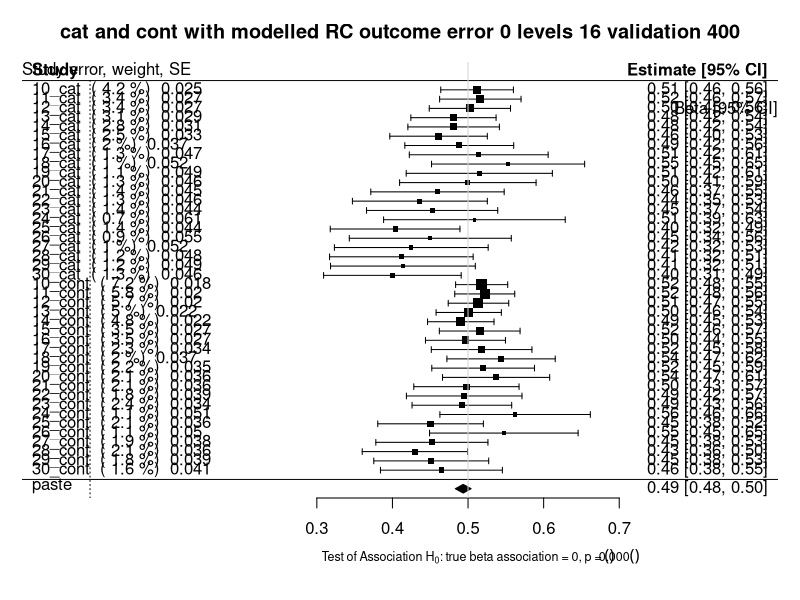
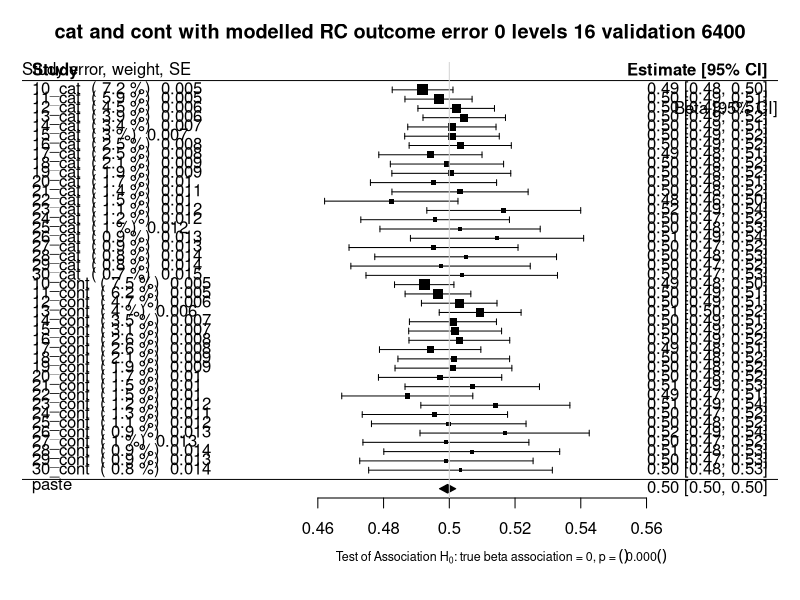

These figures' R source, in order: (Note: this script raises an error after producing the figures.)

# Set up the Data
library(ggplot2)
library(reshape2)

library(stats)
library(metafor)

# Set save point for the plots
setwd("U:/workspace/paee_harmonisation/Reweighting/plots")

# Raw Study Data Set Properties
trueBeta = 0.5
constant = 20
set.seed(666)
study_size = 20000
raw_mean = 40
raw_stdev = 15
outcome_error = 0

# Simple creation of the true exposure data and the related outcome with error - indices etc created later
raw_data = data.frame(exp_true = rnorm(n = study_size, mean = raw_mean, sd = raw_stdev))
raw_data$outcome = (trueBeta*raw_data$exp_true) + constant + rnorm(n = study_size, mean = 0, sd = outcome_error)


###############################################################################
########################### Functions #########################################
###############################################################################

#Use the raw data to generate the indices for a study
createStudyData <- function(raw_data, measurement_error, cut_points){
  exposure_error = rnorm(n = study_size, mean = 0, sd = measurement_error)
  raw_data$exposure_measured = raw_data$exp_true + exposure_error
  raw_data$index = cut(x=raw_data$exposure_measured, breaks = cut_points, labels = FALSE)
  raw_data$index = as.factor(raw_data$index)
  raw_data = raw_data[with(raw_data, order(index)),]
  return(raw_data)
}

# Create a validation data set
createValidationData <- function(val_size, measurement_error, cut_points) {
  validation_data = data.frame(exp_true =  rnorm(n = val_size, mean = raw_mean, sd = raw_stdev))
  exposure_error = rnorm(n = val_size, mean = 0, sd = measurement_error)
  validation_data$exposure_measured = validation_data$exp_true + exposure_error
  validation_data$index = cut(x=validation_data$exposure_measured, breaks = cut_points, labels = FALSE)
  validation_data$index = as.factor(validation_data$index)
  validation_data$index_true = cut(x=validation_data$exp_true, breaks = cut_points, labels = FALSE)
  validation_data$index_true = as.factor(validation_data$index_true)
  validation_data = validation_data[order(validation_data$index),]
  return (validation_data)
}

# Create a list of means per index level
createMeansList <- function(data, number_of_indices) {
  meansList = vector(mode="list", length = number_of_indices)
  for (i in 1:number_of_indices) {
    meansList[i] = mean(unname(unlist((split(x=data$exp_true, f= as.factor(data$index)))[i])))
  }
  return(meansList)
}

######################################





#######################################################################################
############# Continuous and categorical (index mean subst) with RC #####################
#######################################################################################
#
# Code to run continuous and categorical (sub in index mean) measured exposures
# RC is used in both scenarios, with a SE correction using the delta method
# Both cont and cat versions are plotted on the same forest plot
# 
# The code is run in a loop, with the error in the exposure increasing from lowerbound to upperbound in increments of 1
# At the end, the results are meta-analysed with a random effects model (to represent how they might be used)
# This is saved as a forest plot
#


# set up parameters
#numLevels = 2
#cut_points = c(-Inf,40,Inf)
#numLevels = 4
#cut_points = c(-Inf,30,40,50,Inf)
numLevels = 16
cut_points = c(-Inf,5,10,16,22,26,30,35,40,45,50,54,58,64,70,75,Inf)
validation_size = 400
upperbound = 30
lowerbound = 10
numbaselines = 1
set.seed(12345)

#structures to store results
per_error_weights = list()
per_error_est = list()
per_error_se = list()

#set up plot
svg(filename = paste0('TEST_cat_and_cont_with_RC_outcome_error_',outcome_error,'_', numLevels,'_level_',validation_size,'_valid.svg'), width = 10, height = 15)
old.par <- par(mfrow=c(numbaselines^0.5, numbaselines^0.5))

# numbaselines parameter allows multiple runs of the whole loop - in case there are concerns that set of results
# are just due to the initial seed chosen. Most of the time just set it to 1
for (i in 1:numbaselines){
  # structures for storage
  std_errors_cat = vector("numeric", length = upperbound - lowerbound)
  estimates_cat = vector("numeric", length = upperbound - lowerbound)
  lambda_SE_cat = vector("numeric", length = upperbound - lowerbound)
  beta_SE_cat = vector("numeric", length = upperbound - lowerbound)
  std_errors_cont = vector("numeric", length = upperbound - lowerbound)
  estimates_cont = vector("numeric", length = upperbound - lowerbound)
  lambda_SE_cont = vector("numeric", length = upperbound - lowerbound)
  beta_SE_cont = vector("numeric", length = upperbound - lowerbound)
  
  means = data.frame()
  sds = data.frame()
  sizes = data.frame()
  
  for (measurement_error_counter in lowerbound:upperbound) {
    
    # Seed is set for each measurement error to ensure consistency when generating
    # main study and validation study
    
    set.seed(i*measurement_error_counter)
    
    # generate the main study and validation study
    studyData = createStudyData(raw_data = raw_data, measurement_error = measurement_error_counter, cut_points = cut_points)
    validation_data = createValidationData(val_size = validation_size, measurement_error = measurement_error_counter, cut_points = cut_points )
    
    #Store information about indices
    means = rbind(means,t(aggregate(x = validation_data$exp_true, by= list(validation_data$index), FUN=mean)[,2]))
    sds = rbind(sds,t(aggregate(x = validation_data$exp_true, by= list(validation_data$index), FUN=sd)[,2]))
    sizes = rbind(sizes,t(aggregate(x = validation_data$exp_true, by= list(validation_data$index), FUN=length)[,2]))
    
    ######### CONTINUOUS
    
    #naive model - outcome with measured exposure
    naive_model <- lm(formula=outcome~exposure_measured, data=studyData)
    estimate_naive = naive_model$coefficients["exposure_measured"]
    std_error_naive = summary(naive_model)$coefficients["exposure_measured","Std. Error"]
    
    # Find RC Model (relationship between measured exposure and true exposure)
    # Then use this to substitute in the corrected exposure in the main study and validation study
    RC_formula = as.formula(exp_true ~ exposure_measured)
    RC_model <- lm(formula=RC_formula, data=validation_data)
    studyData$exposure_corrected = predict(RC_model, newdata = studyData)
    
    # Use mapped values to generate a corrected model - estimate beta using the corrected exposure and outcome
    # store the estimate and its standard error
    
    corrected_model <- lm(formula=outcome~exposure_corrected, data=studyData)
    estimate = corrected_model$coefficients["exposure_corrected"]
    std_error = summary(corrected_model)$coefficients["exposure_corrected","Std. Error"]
    
    # Extract the coefficients from the RC model for correcting SE
    
    lambda = summary(RC_model)$coefficients["exposure_measured","Estimate"]
    lambda_std_error = summary(RC_model)$coefficients["exposure_measured","Std. Error"]
    
    # recalibrate the standard error using delta function
    
    variance_beta = std_error_naive^2
    beta_lambda_div_sq = (unname(unlist(estimate_naive/(lambda)^2)))^2
    var_lambda = (lambda_std_error)^2
    delta_variance = (variance_beta / (lambda)^2) + (beta_lambda_div_sq * var_lambda)
    delta_std_error = sqrt(delta_variance)
    
    # Store estimate and corrected std error
    estimates_cont[measurement_error_counter-lowerbound+1] = estimate
    std_errors_cont[measurement_error_counter-lowerbound+1] = delta_std_error
    
    # Store lambda SE and beta SE in case we need them (not used)
    lambda_SE_cont[measurement_error_counter-lowerbound+1] = lambda_std_error
    beta_SE_cont[measurement_error_counter-lowerbound+1] = std_error_naive
    
    
    ##### CATEGORICAL
    
    ## new first step
    # Additional step for categorical - find relationship between index and true exposure
    # Then use this to substitute in the index means in the main study and validation study
    
    mapping_formula = as.formula(exp_true ~ index + 0) # 0 forces no intercept
    mapping_model <- lm(formula=mapping_formula, data=validation_data)
    validation_data$index_mapped = predict(mapping_model, newdata = validation_data)
    studyData$index_mapped = predict(mapping_model, newdata = studyData)
    
    
    mapping_formula_true = as.formula(exp_true ~ index_true + 0) # 0 forces no intercept
    mapping_model_true <- lm(formula=mapping_formula_true, data=validation_data)
    validation_data$index_mapped_true = predict(mapping_model_true, newdata = validation_data)
    
    
    #naive model - outcome with mapped exposure
    #although not that naive since we did the mapping...
    
    naive_model <- lm(formula=outcome~index_mapped, data=studyData)
    estimate_naive = naive_model$coefficients["index_mapped"]
    std_error_naive = summary(naive_model)$coefficients["index_mapped","Std. Error"]
    
    #First stage RC
    

    
    RC_formula_1 = as.formula(exp_true ~ index_mapped)
    RC_model_1 <- lm(formula=RC_formula_1, data=validation_data)
    #already done
    #studyData$exposure_corrected = predict(RC_model_1, newdata = studyData)

    RC_formula_2 = as.formula(index_mapped_true ~ index_mapped)
    RC_model_2 <- lm(formula=RC_formula_2, data=validation_data)
    studyData$exposure_corrected = predict(RC_model_2, newdata = studyData)

    # Use mapped values to generate a corrected model - estimate beta using the corrected exposure and outcome
    # store the estimate and its standard error
    # Note that this is the same as the naive model since lambda is 1 no correction occured
    
    corrected_model_1 <- lm(formula=outcome~index_mapped, data=studyData)
    estimate_1 = corrected_model_1$coefficients["index_mapped"]
    std_error_1 = summary(corrected_model_1)$coefficients["index_mapped","Std. Error"]
    
    corrected_model_2 <- lm(formula=outcome~exposure_corrected, data=studyData)
    estimate_2 = corrected_model_2$coefficients["exposure_corrected"]
    std_error_2 = summary(corrected_model_2)$coefficients["exposure_corrected","Std. Error"]
    
    # Extract the coefficients from the RC model for correcting estimate SE
    
    lambda_1 = summary(RC_model_1)$coefficients["index_mapped","Estimate"]
    lambda_std_error_1 = summary(RC_model_1)$coefficients["index_mapped","Std. Error"]
    
    lambda_2 = summary(RC_model_2)$coefficients["index_mapped","Estimate"]
    lambda_std_error_2 = summary(RC_model_2)$coefficients["index_mapped","Std. Error"]
    
    # refine the standard error of the main model estimate using delta function
    
    variance_beta = std_error_naive^2
    beta_lambda_div_sq = (unname(unlist(estimate_naive/(lambda_1)^2)))^2
    var_lambda = (lambda_std_error_1)^2
    delta_variance = (variance_beta / (lambda_1)^2) + (beta_lambda_div_sq * var_lambda)
    delta_std_error_1 = sqrt(delta_variance)
    
    variance_beta = delta_std_error_1^2
    beta_lambda_div_sq = (unname(unlist(estimate_1/(lambda_2)^2)))^2
    var_lambda = (lambda_std_error_2)^2
    delta_variance = (variance_beta / (lambda_2)^2) + (beta_lambda_div_sq * var_lambda)
    delta_std_error_2 = sqrt(delta_variance)
    
    # Store estimate and corrected std error
    
    estimates_cat[measurement_error_counter-lowerbound+1] = estimate_2
    std_errors_cat[measurement_error_counter-lowerbound+1] = delta_std_error_2
    
    # Store lambda SE and beta SE in case we need them (not used)
    
    lambda_SE_cat[measurement_error_counter-lowerbound+1] = lambda_std_error
    beta_SE_cat[measurement_error_counter-lowerbound+1] = std_error
    
  }
  
  
  ## Plot meta analysis for many studies, both cont and cat
  estimates_forRMA = c(estimates_cat[seq(1, length(estimates_cat), 1)],estimates_cont[seq(1, length(estimates_cont), 1)])
  stand_errs = c(std_errors_cat[seq(1, length(std_errors_cat), 1)], std_errors_cont[seq(1, length(std_errors_cont), 1)])
  lambda_SE = c(lambda_SE_cat[seq(1, length(lambda_SE_cat), 1)], lambda_SE_cont[seq(1, length(lambda_SE_cont), 1)])
  
  labels = c(paste0(c(lowerbound:upperbound), '_cat'), paste0(c(lowerbound:upperbound), '_cont'))
  res <- rma(yi = estimates_forRMA, sei = stand_errs, method='DL', slab = labels)
  weights_res <- weights.rma.uni(res)
  
  per_error_weights[[i]] = weights_res
  per_error_est[[i]] = estimates_forRMA
  per_error_se[[i]] = stand_errs
  
  # Forest Plot
  res$slab <- paste(res$slab, " (", round(weights.rma.uni(res),digits=1), "%) ",round(stand_errs,digits=3))
  
  forest(res, mlab=bquote(paste('Overall (I'^2*' = ', .(round(res$I2)),'%, p = ',
                                .(sprintf("%.3f", round(res$QEp,3))),')')),
         xlab=bquote(paste('Test of Association H'[0]*': true beta association = 0, p = ',
                           .(sprintf("%.3f", round(res$pval,3))))), cex=1, cex.lab=0.75, cex.axis=1, main = paste0('cat and cont with modelled RC outcome error ',outcome_error, ' levels ', numLevels, ' validation ', validation_size ))
  usr <- par("usr")
  text(usr[2], usr[4], "Beta [95% CI]", adj = c(1, 4),cex=1)
  text(usr[1], usr[4], "Study error, weight, SE", adj = c( 0, 1 ),cex=1)
  abline(v = 0.5, col = "lightgray")
  
}


dev.off()


###########################################


#######################################################################################
############# Continuous and categorical (index mean subst) with RC #####################
#######################################################################################
#
# Code to run continuous and categorical (sub in index mean) measured exposures
# RC is used in both scenarios, with a SE correction using the delta method
# Both cont and cat versions are plotted on the same forest plot
# 
# The code is run in a loop, with the error in the exposure increasing from lowerbound to upperbound in increments of 1
# At the end, the results are meta-analysed with a random effects model (to represent how they might be used)
# This is saved as a forest plot
#


# set up parameters
#numLevels = 2
#cut_points = c(-Inf,40,Inf)
#numLevels = 4
#cut_points = c(-Inf,30,40,50,Inf)
numLevels = 16
cut_points = c(-Inf,5,10,16,22,26,30,35,40,45,50,54,58,64,70,75,Inf)
validation_size = 6400
upperbound = 30
lowerbound = 10
numbaselines = 1
set.seed(12345)

#structures to store results
per_error_weights = list()
per_error_est = list()
per_error_se = list()

#set up plot
svg(filename = paste0('cutpoint_cat_and_cont_with_RC_outcome_error_',outcome_error,'_', numLevels,'_level_',validation_size,'_valid.svg'), width = 10, height = 15)
old.par <- par(mfrow=c(numbaselines^0.5, numbaselines^0.5))

# numbaselines parameter allows multiple runs of the whole loop - in case there are concerns that set of results
# are just due to the initial seed chosen. Most of the time just set it to 1
for (i in 1:numbaselines){
  # structures for storage
  std_errors_cat = vector("numeric", length = upperbound - lowerbound)
  estimates_cat = vector("numeric", length = upperbound - lowerbound)
  lambda_SE_cat = vector("numeric", length = upperbound - lowerbound)
  beta_SE_cat = vector("numeric", length = upperbound - lowerbound)
  std_errors_cont = vector("numeric", length = upperbound - lowerbound)
  estimates_cont = vector("numeric", length = upperbound - lowerbound)
  lambda_SE_cont = vector("numeric", length = upperbound - lowerbound)
  beta_SE_cont = vector("numeric", length = upperbound - lowerbound)
  
  means = data.frame()
  sds = data.frame()
  sizes = data.frame()
  
  for (measurement_error_counter in lowerbound:upperbound) {
    
    # Seed is set for each measurement error to ensure consistency when generating
    # main study and validation study
    
    set.seed(i*measurement_error_counter)
    
    # generate the main study and validation study
    studyData = createStudyData(raw_data = raw_data, measurement_error = measurement_error_counter, cut_points = cut_points)
    validation_data = createValidationData(val_size = validation_size, measurement_error = measurement_error_counter, cut_points = cut_points )
    
    #Store information about indices
    means = rbind(means,t(aggregate(x = validation_data$exp_true, by= list(validation_data$index), FUN=mean)[,2]))
    sds = rbind(sds,t(aggregate(x = validation_data$exp_true, by= list(validation_data$index), FUN=sd)[,2]))
    sizes = rbind(sizes,t(aggregate(x = validation_data$exp_true, by= list(validation_data$index), FUN=length)[,2]))
    
    ######### CONTINUOUS
    
    #naive model - outcome with measured exposure
    naive_model <- lm(formula=outcome~exposure_measured, data=studyData)
    estimate_naive = naive_model$coefficients["exposure_measured"]
    std_error_naive = summary(naive_model)$coefficients["exposure_measured","Std. Error"]
    
    # Find RC Model (relationship between measured exposure and true exposure)
    # Then use this to substitute in the corrected exposure in the main study and validation study
    RC_formula = as.formula(exp_true ~ exposure_measured)
    RC_model <- lm(formula=RC_formula, data=validation_data)
    studyData$exposure_corrected = predict(RC_model, newdata = studyData)
    
    # Use mapped values to generate a corrected model - estimate beta using the corrected exposure and outcome
    # store the estimate and its standard error
    
    corrected_model <- lm(formula=outcome~exposure_corrected, data=studyData)
    estimate = corrected_model$coefficients["exposure_corrected"]
    std_error = summary(corrected_model)$coefficients["exposure_corrected","Std. Error"]
    
    # Extract the coefficients from the RC model for correcting SE
    
    lambda = summary(RC_model)$coefficients["exposure_measured","Estimate"]
    lambda_std_error = summary(RC_model)$coefficients["exposure_measured","Std. Error"]
    
    # recalibrate the standard error using delta function
    
    variance_beta = std_error_naive^2
    beta_lambda_div_sq = (unname(unlist(estimate_naive/(lambda)^2)))^2
    var_lambda = (lambda_std_error)^2
    delta_variance = (variance_beta / (lambda)^2) + (beta_lambda_div_sq * var_lambda)
    delta_std_error = sqrt(delta_variance)
    
    # Store estimate and corrected std error
    estimates_cont[measurement_error_counter-lowerbound+1] = estimate
    std_errors_cont[measurement_error_counter-lowerbound+1] = delta_std_error
    
    # Store lambda SE and beta SE in case we need them (not used)
    lambda_SE_cont[measurement_error_counter-lowerbound+1] = lambda_std_error
    beta_SE_cont[measurement_error_counter-lowerbound+1] = std_error_naive
    
    
    ##### CATEGORICAL

    # Additional step for categorical - find relationship between index and true exposure
    # Then use this to substitute in the index means in the main study and validation study
    mapping_formula = as.formula(exp_true ~ index + 0) # 0 forces no intercept
    mapping_model <- lm(formula=mapping_formula, data=validation_data)
    validation_data$index_mapped = predict(mapping_model, newdata = validation_data)
    studyData$index_mapped = predict(mapping_model, newdata = studyData)
    
    #naive model - outcome with mapped exposure
    #although not that naive since we did the mapping...
    
    naive_model <- lm(formula=outcome~index_mapped, data=studyData)
    estimate_naive = naive_model$coefficients["index_mapped"]
    std_error_naive = summary(naive_model)$coefficients["index_mapped","Std. Error"]
    
    # Find RC Model (relationship between measured exposure and true exposure)
    # Then use this to substitute in the corrected exposure in the main study and validation study
    # However we have already done the mapping and exposure_corrected is just the same as
    # index_mapped. This is because lambda is ~1
    
    RC_formula = as.formula(exp_true ~ index_mapped)
    RC_model <- lm(formula=RC_formula, data=validation_data)
    studyData$exposure_corrected = predict(RC_model, newdata = studyData)
    
    # Use mapped values to generate a corrected model - estimate beta using the corrected exposure and outcome
    # store the estimate and its standard error
    # Note that this is the same as the naive model since lambda is 1 no correction occured
    
    corrected_model <- lm(formula=outcome~exposure_corrected, data=studyData)
    estimate = corrected_model$coefficients["exposure_corrected"]
    std_error = summary(corrected_model)$coefficients["exposure_corrected","Std. Error"]
    
    # Extract the coefficients from the RC model for correcting estimate SE
    
    lambda = summary(RC_model)$coefficients["index_mapped","Estimate"]
    lambda_std_error = summary(RC_model)$coefficients["index_mapped","Std. Error"]
    
    # refine the standard error of the main model estimate using delta function
    
    variance_beta = std_error_naive^2
    beta_lambda_div_sq = (unname(unlist(estimate_naive/(lambda)^2)))^2
    var_lambda = (lambda_std_error)^2
    delta_variance = (variance_beta / (lambda)^2) + (beta_lambda_div_sq * var_lambda)
    delta_std_error = sqrt(delta_variance)
    
    # Store estimate and corrected std error
    
    estimates_cat[measurement_error_counter-lowerbound+1] = estimate
    std_errors_cat[measurement_error_counter-lowerbound+1] = delta_std_error
    
    # Store lambda SE and beta SE in case we need them (not used)
    
    lambda_SE_cat[measurement_error_counter-lowerbound+1] = lambda_std_error
    beta_SE_cat[measurement_error_counter-lowerbound+1] = std_error
    
  }
  
  
  ## Plot meta analysis for many studies, both cont and cat
  estimates_forRMA = c(estimates_cat[seq(1, length(estimates_cat), 1)],estimates_cont[seq(1, length(estimates_cont), 1)])
  stand_errs = c(std_errors_cat[seq(1, length(std_errors_cat), 1)], std_errors_cont[seq(1, length(std_errors_cont), 1)])
  lambda_SE = c(lambda_SE_cat[seq(1, length(lambda_SE_cat), 1)], lambda_SE_cont[seq(1, length(lambda_SE_cont), 1)])
  
  labels = c(paste0(c(lowerbound:upperbound), '_cat'), paste0(c(lowerbound:upperbound), '_cont'))
  res <- rma(yi = estimates_forRMA, sei = stand_errs, method='DL', slab = labels)
  weights_res <- weights.rma.uni(res)
  
  per_error_weights[[i]] = weights_res
  per_error_est[[i]] = estimates_forRMA
  per_error_se[[i]] = stand_errs
  
  # Forest Plot
  res$slab <- paste(res$slab, " (", round(weights.rma.uni(res),digits=1), "%) ",round(stand_errs,digits=3))
  
  forest(res, mlab=bquote(paste('Overall (I'^2*' = ', .(round(res$I2)),'%, p = ',
                                .(sprintf("%.3f", round(res$QEp,3))),')')),
         xlab=bquote(paste('Test of Association H'[0]*': true beta association = 0, p = ',
                           .(sprintf("%.3f", round(res$pval,3))))), cex=1, cex.lab=0.75, cex.axis=1, main = paste0('cat and cont with modelled RC outcome error ',outcome_error, ' levels ', numLevels, ' validation ', validation_size ))
  usr <- par("usr")
  text(usr[2], usr[4], "Beta [95% CI]", adj = c(1, 4),cex=1)
  text(usr[1], usr[4], "Study error, weight, SE", adj = c( 0, 1 ),cex=1)
  abline(v = 0.5, col = "lightgray")
  
}


dev.off()




# set up parameters
#numLevels = 2
#cut_points = c(-Inf,40,Inf)
#numLevels = 4
#cut_points = c(-Inf,30,40,50,Inf)
numLevels = 16
cut_points = c(-Inf,0,10,16,22,26,30,35,40,45,50,54,58,64,70,80,Inf)
validation_size = 800
upperbound = 30
lowerbound = 10
numbaselines = 1
set.seed(12345)

measurement_error_counter = 20
    
    set.seed(i*measurement_error_counter)
    
    # generate the main study and validation study
    studyData = createStudyData(raw_data = raw_data, measurement_error = measurement_error_counter, cut_points = cut_points)
    validation_data = createValidationData(val_size = validation_size, measurement_error = measurement_error_counter, cut_points = cut_points )
    
    print(ggplot(studyData,aes(x=exp_true,group=index,fill=factor(index)))+
            geom_histogram(position="identity",alpha=0.5,binwidth=1)+
            ggtitle(label = "Study data")+scale_fill_manual(values = c("red", "grey", "seagreen3","blue","cyan","pink","yellow","brown")))
    
    
    print(ggplot(validation_data,aes(x=exp_true,group=index,fill=factor(index)))+
            geom_histogram(position="identity",alpha=0.5,binwidth=1)+
            ggtitle(label = "valid data")+scale_fill_manual(values = c("red", "grey", "seagreen3","blue","cyan","pink","yellow","brown")))
    
    validation_data$miss_ind = as.numeric((validation_data$exp_true < 40 & validation_data$index ==2)|(validation_data$exp_true >= 40 & validation_data$index ==1))
    

###############################################################
    ##### SPLIT VALIDATION STUDY
     
    # set up parameters
    #numLevels = 2
    #cut_points = c(-Inf,40,Inf)
    #numLevels = 4
    #cut_points = c(-Inf,30,40,50,Inf)
    numLevels = 16
    cut_points = c(-Inf,0,10,16,22,26,30,35,40,45,50,54,58,64,70,80,Inf)
    validation_size = 200
    upperbound = 30
    lowerbound = 10
    numbaselines = 1
    set.seed(12345)
    
    measurement_error_counter = 20
    
    #set.seed(i*measurement_error_counter)
    
    # generate the main study and validation study
    studyData = createStudyData(raw_data = raw_data, measurement_error = measurement_error_counter, cut_points = cut_points)
    
    validation_data_A = createValidationData(val_size = validation_size, measurement_error = measurement_error_counter, cut_points = cut_points )
    validation_data_B = createValidationData(val_size = validation_size, measurement_error = measurement_error_counter, cut_points = cut_points )
    
    
    index_mean = aggregate(validation_data_A$exp_true, by=list(validation_data_A$index), function(x) c(mean = mean(x), sd = sd(x, na.rm = FALSE)))[,2][,1]
    mapping = data.frame(index = c(1:16), index_mapped = index_mean)
    
    merged_valid = merge(x=validation_data_B, y=mapping, by.x = "index", by.y = "index")
    
    summary(lm(merged_valid$exp_true~merged_valid$index_mapped))
    
